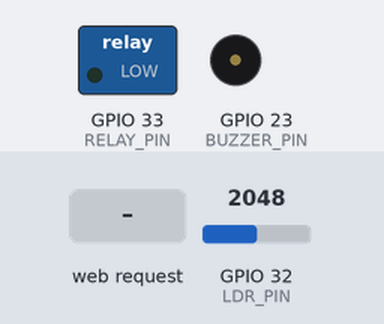
Bench run of a sketch on a simulated ESP32. Shown: switched loads named in the sketch (green lamp = pin HIGH), buzzer (waves = sounding, pin HIGH). Inputs (shaded band) come from the test bench; at power-on: GPIO 32 (LDR_PIN) = 2048. What the sketch prints to the serial monitor is not drawn.

Above: at 1.2 s.
1.3 s: HTTP request GET /toggleEsteira received
At 2.4 s:
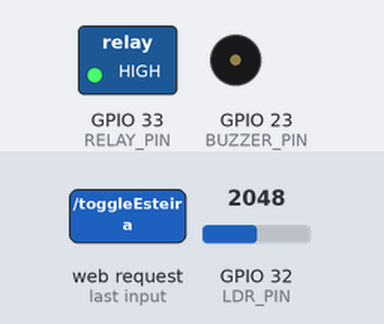
2.8 s: HTTP request GET /buzzerToggle received
At 3.5 s:
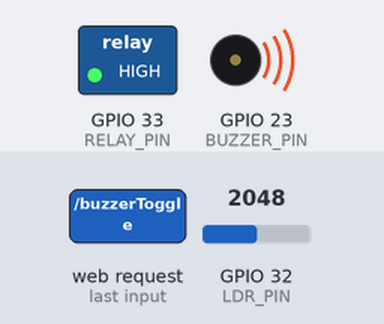
4.3 s: HTTP request GET /toggleEsteira?meta=1 received
At 4.6 s:
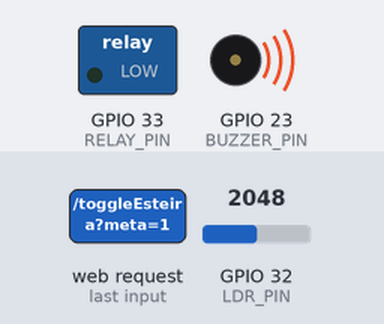
5.8 s: HTTP request GET /reset received
At 7.0 s:
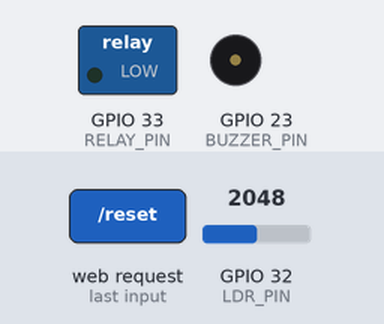
7.3 s: HTTP request GET /toggleEsteira?meta=0 received
At 8.2 s:
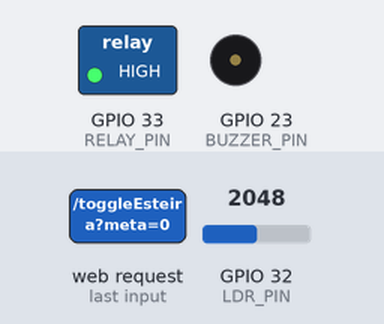
Timing chart, 0 to 9.8 s (numbered marks = the images above; inputs shaded):
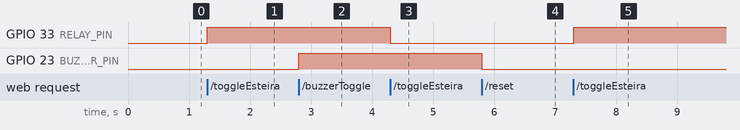

Measured:
- after the input at 1.3 s, GPIO 33 (RELAY_PIN): LOW → HIGH at once
- after the input at 2.8 s, GPIO 23 (BUZZER_PIN): LOW → HIGH at once
- after the input at 4.3 s, GPIO 33 (RELAY_PIN): HIGH → LOW at once
- after the input at 5.8 s, GPIO 23 (BUZZER_PIN): HIGH → LOW at once
- after the input at 7.3 s, GPIO 33 (RELAY_PIN): LOW → HIGH at once

The sketch:

versao1.ino
```cpp
#include <WiFi.h>
#include <WebServer.h>

// Pinos
#define BUZZER_PIN 23
#define RELAY_PIN 33
#define LDR_PIN 32

// Estado geral
volatile int ldrCount = 0;
int metaLDR = 0;
bool esteiraLigada = false;
bool metaAtingida = false;
bool buzzerLigado = false;

int ldrBaseValue = 3000; // Valor médio de luz com esteira ligada
float ldrFactor = 0.7;   // 70% do valor base como threshold dinâmico
int ldrThreshold = 2000;
int ultimoEstado = HIGH;
unsigned long ultimoDebounce = 0;
unsigned long debounceDelay = 300;

// Wi-Fi Access Point
const char *ssid = "Esteira_AP";
const char *password = "12345678";

WebServer server(80);

// ==========================
// Leitura de LDR e contagem
// ==========================
void verificarLDR()
{
    int leitura = analogRead(LDR_PIN);

    if (leitura < ldrThreshold && ultimoEstado == HIGH && (millis() - ultimoDebounce > debounceDelay))
    {
        ldrCount++;
        ultimoEstado = LOW;
        ultimoDebounce = millis();

        if (metaLDR > 0 && ldrCount >= metaLDR && !metaAtingida)
        {
            esteiraLigada = false;
            digitalWrite(RELAY_PIN, LOW);
            metaAtingida = true;
            buzzerLigado = true;
        }
    }
    else if (leitura >= ldrThreshold)
    {
        ultimoEstado = HIGH;
    }
}

// ==========================
// Página principal com AJAX
// ==========================
String paginaHTML()
{
    String html = R"rawliteral(
<!DOCTYPE html>
<html>
<head>
  <meta name='viewport' content='width=device-width, initial-scale=1.0'>
  <title>Controle Esteira</title>
  <style>
    body {
      font-family: Arial, sans-serif;
      text-align: center;
      background-color: #f1f1f1;
      margin: 0; padding: 20px;
    }
    .container {
      background: white; border-radius: 12px;
      max-width: 500px; margin: auto;
      box-shadow: 0 0 10px rgba(0,0,0,0.1); padding: 20px;
    }
    button, input[type=number] {
      padding: 14px 24px; margin: 10px;
      font-size: 16px; border-radius: 8px;
      border: none; cursor: pointer;
    }
    .on { background-color: #4CAF50; color: white; }
    .off { background-color: #f44336; color: white; }
    .info { font-size: 18px; margin: 10px 0; }
  </style>
</head>
<body>
  <div class="container">
    <h2>Controle da Esteira</h2>

    <div class="info"><strong>Contagem LDR:</strong> <span id="ldrCount">0</span></div>
    <div class="info"><strong>Meta:</strong> <span id="metaLDR">0</span></div>
    <div class="info"><strong>Status Esteira:</strong> <span id="statusEsteira">Desligada</span></div>
    <div class="info"><strong>Status Buzzer:</strong> <span id="statusBuzzer">Desligado</span></div>

    <form action="/setMeta" method="POST">
      <input type="number" name="meta" placeholder="Digite a meta" min="1" required>
      <button type="submit" class="on">Definir Meta</button>
    </form>

    <p><a href='/toggleEsteira'><button class="on">Ligar/Desligar Esteira</button></a></p>
    <p><a href='/buzzerToggle'><button class="off">Ligar/Desligar Buzzer</button></a></p>
    <p><a href='/reset'><button>Resetar Contagem</button></a></p>
  </div>

  <script>
    setInterval(() => {
      fetch('/status')
        .then(res => res.json())
        .then(data => {
          document.getElementById("ldrCount").textContent = data.ldrCount;
          document.getElementById("metaLDR").textContent = data.metaLDR;
          document.getElementById("statusEsteira").textContent = data.esteira ? "Ligada" : "Desligada";
          document.getElementById("statusBuzzer").textContent = data.buzzer ? "Ligado" : "Desligado";
        });
    }, 1000);
  </script>
</body>
</html>
)rawliteral";
    return html;
}

// ==========================
// JSON para status em tempo real
// ==========================
void handleStatus()
{
    String json = "{";
    json += "\"ldrCount\":" + String(ldrCount) + ",";
    json += "\"metaLDR\":" + String(metaLDR) + ",";
    json += "\"esteira\":" + String(esteiraLigada ? "true" : "false") + ",";
    json += "\"buzzer\":" + String(buzzerLigado ? "true" : "false");
    json += "}";
    server.send(200, "application/json", json);
}

// ==========================
// Handlers
// ==========================
void handleRoot()
{
    server.send(200, "text/html", paginaHTML());
}

void handleToggleEsteira()
{
    if (!metaAtingida)
    {
        esteiraLigada = !esteiraLigada;
        digitalWrite(RELAY_PIN, esteiraLigada ? HIGH : LOW);
        if (esteiraLigada)
        {
            // Captura novo valor de referência do LDR
            int soma = 0;
            for (int i = 0; i < 10; i++)
            {
                soma += analogRead(LDR_PIN);
                delay(50);
            }
            ldrBaseValue = soma / 10;
            ldrThreshold = ldrBaseValue * ldrFactor;
        }
    }
    server.sendHeader("Location", "/", true);
    server.send(302, "text/plain", "");
}

void handleBuzzerToggle()
{
    buzzerLigado = !buzzerLigado;
    server.sendHeader("Location", "/", true);
    server.send(302, "text/plain", "");
}

void handleSetMeta()
{
    if (server.hasArg("meta"))
    {
        metaLDR = server.arg("meta").toInt();
        ldrCount = 0;
        metaAtingida = false;
        buzzerLigado = false;
    }
    server.sendHeader("Location", "/", true);
    server.send(302, "text/plain", "");
}

void handleReset()
{
    ldrCount = 0;
    metaAtingida = false;
    buzzerLigado = false;
    server.sendHeader("Location", "/", true);
    server.send(302, "text/plain", "");
}

// ==========================
// Setup
// ==========================
void setup()
{
    Serial.begin(115200);

    pinMode(BUZZER_PIN, OUTPUT);
    pinMode(RELAY_PIN, OUTPUT);
    pinMode(LDR_PIN, INPUT);

    digitalWrite(BUZZER_PIN, LOW);
    digitalWrite(RELAY_PIN, LOW);

    WiFi.softAP(ssid, password);
    Serial.println("Access Point Iniciado. IP: " + WiFi.softAPIP().toString());

    server.on("/", handleRoot);
    server.on("/toggleEsteira", handleToggleEsteira);
    server.on("/buzzerToggle", handleBuzzerToggle);
    server.on("/setMeta", HTTP_POST, handleSetMeta);
    server.on("/reset", handleReset);
    server.on("/status", handleStatus);

    server.begin();
}

// ==========================
// Loop
// ==========================
void loop()
{
    server.handleClient();
    verificarLDR();

    digitalWrite(BUZZER_PIN, buzzerLigado ? HIGH : LOW);
}
```
